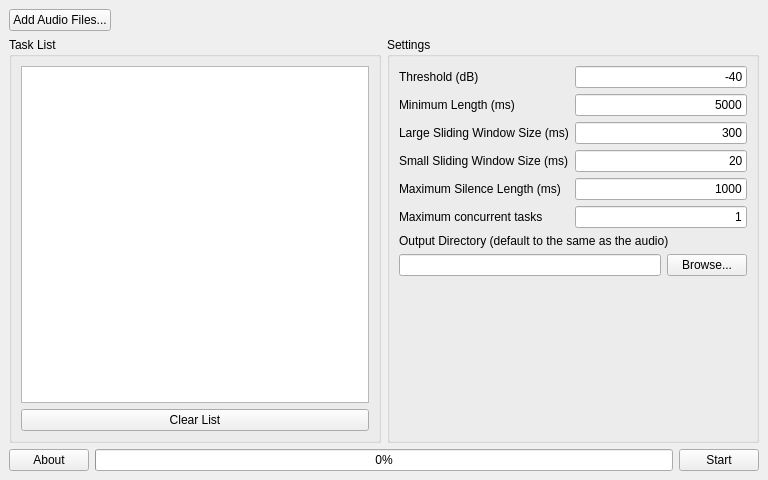
<?xml version="1.0" encoding="UTF-8"?>
<ui version="4.0">
 <class>MainWindow</class>
 <widget class="QMainWindow" name="MainWindow">
  <property name="geometry">
   <rect>
    <x>0</x>
    <y>0</y>
    <width>768</width>
    <height>480</height>
   </rect>
  </property>
  <property name="font">
   <font>
    <family>Microsoft YaHei UI</family>
   </font>
  </property>
  <property name="windowTitle">
   <string>MainWindow</string>
  </property>
  <widget class="QWidget" name="centralwidget">
   <layout class="QVBoxLayout" name="verticalLayout">
    <item>
     <layout class="QHBoxLayout" name="horizontalLayout_2">
      <item>
       <widget class="QPushButton" name="pushButtonAddFiles">
        <property name="enabled">
         <bool>true</bool>
        </property>
        <property name="sizePolicy">
         <sizepolicy hsizetype="Fixed" vsizetype="Fixed">
          <horstretch>0</horstretch>
          <verstretch>0</verstretch>
         </sizepolicy>
        </property>
        <property name="text">
         <string>Add Audio Files...</string>
        </property>
       </widget>
      </item>
      <item>
       <spacer name="horizontalSpacer">
        <property name="orientation">
         <enum>Qt::Horizontal</enum>
        </property>
        <property name="sizeHint" stdset="0">
         <size>
          <width>40</width>
          <height>20</height>
         </size>
        </property>
       </spacer>
      </item>
     </layout>
    </item>
    <item>
     <layout class="QHBoxLayout" name="horizontalLayout">
      <item>
       <widget class="QGroupBox" name="groupBox">
        <property name="sizePolicy">
         <sizepolicy hsizetype="Preferred" vsizetype="Minimum">
          <horstretch>0</horstretch>
          <verstretch>0</verstretch>
         </sizepolicy>
        </property>
        <property name="title">
         <string>Task List</string>
        </property>
        <layout class="QVBoxLayout" name="verticalLayout_2">
         <item>
          <widget class="QListWidget" name="listWidgetTaskList">
           <property name="frameShadow">
            <enum>QFrame::Plain</enum>
           </property>
          </widget>
         </item>
         <item>
          <widget class="QPushButton" name="pushButtonClearList">
           <property name="text">
            <string>Clear List</string>
           </property>
          </widget>
         </item>
        </layout>
       </widget>
      </item>
      <item>
       <widget class="QGroupBox" name="groupBox_2">
        <property name="sizePolicy">
         <sizepolicy hsizetype="Preferred" vsizetype="Minimum">
          <horstretch>0</horstretch>
          <verstretch>0</verstretch>
         </sizepolicy>
        </property>
        <property name="title">
         <string>Settings</string>
        </property>
        <layout class="QVBoxLayout" name="verticalLayout_3">
         <item>
          <layout class="QFormLayout" name="formLayout">
           <item row="0" column="0">
            <widget class="QLabel" name="label_2">
             <property name="text">
              <string>Threshold (dB)</string>
             </property>
            </widget>
           </item>
           <item row="0" column="1">
            <widget class="QLineEdit" name="lineEditThreshold">
             <property name="text">
              <string>-40</string>
             </property>
             <property name="alignment">
              <set>Qt::AlignRight|Qt::AlignTrailing|Qt::AlignVCenter</set>
             </property>
            </widget>
           </item>
           <item row="1" column="0">
            <widget class="QLabel" name="label_3">
             <property name="text">
              <string>Minimum Length (ms)</string>
             </property>
            </widget>
           </item>
           <item row="1" column="1">
            <widget class="QLineEdit" name="lineEditMinLen">
             <property name="text">
              <string>5000</string>
             </property>
             <property name="alignment">
              <set>Qt::AlignRight|Qt::AlignTrailing|Qt::AlignVCenter</set>
             </property>
            </widget>
           </item>
           <item row="2" column="0">
            <widget class="QLabel" name="label_4">
             <property name="text">
              <string>Large Sliding Window Size (ms)</string>
             </property>
            </widget>
           </item>
           <item row="2" column="1">
            <widget class="QLineEdit" name="lineEditWinLarge">
             <property name="text">
              <string>300</string>
             </property>
             <property name="alignment">
              <set>Qt::AlignRight|Qt::AlignTrailing|Qt::AlignVCenter</set>
             </property>
            </widget>
           </item>
           <item row="3" column="0">
            <widget class="QLabel" name="label_5">
             <property name="text">
              <string>Small Sliding Window Size (ms)</string>
             </property>
            </widget>
           </item>
           <item row="3" column="1">
            <widget class="QLineEdit" name="lineEditWinSmall">
             <property name="text">
              <string>20</string>
             </property>
             <property name="alignment">
              <set>Qt::AlignRight|Qt::AlignTrailing|Qt::AlignVCenter</set>
             </property>
            </widget>
           </item>
           <item row="4" column="0">
            <widget class="QLabel" name="label_6">
             <property name="text">
              <string>Maximum Silence Length (ms)</string>
             </property>
            </widget>
           </item>
           <item row="4" column="1">
            <widget class="QLineEdit" name="lineEditMaxSilence">
             <property name="text">
              <string>1000</string>
             </property>
             <property name="alignment">
              <set>Qt::AlignRight|Qt::AlignTrailing|Qt::AlignVCenter</set>
             </property>
            </widget>
           </item>
           <item row="5" column="0">
            <widget class="QLabel" name="label_8">
             <property name="text">
              <string>Maximum concurrent tasks</string>
             </property>
            </widget>
           </item>
           <item row="5" column="1">
            <widget class="QLineEdit" name="lineEditThreads">
             <property name="text">
              <string>1</string>
             </property>
             <property name="alignment">
              <set>Qt::AlignRight|Qt::AlignTrailing|Qt::AlignVCenter</set>
             </property>
            </widget>
           </item>
          </layout>
         </item>
         <item>
          <widget class="QLabel" name="label_7">
           <property name="text">
            <string>Output Directory (default to the same as the audio)</string>
           </property>
          </widget>
         </item>
         <item>
          <layout class="QHBoxLayout" name="horizontalLayout_4">
           <item>
            <widget class="QLineEdit" name="lineEditOutputDir">
             <property name="text">
              <string/>
             </property>
             <property name="alignment">
              <set>Qt::AlignLeading|Qt::AlignLeft|Qt::AlignVCenter</set>
             </property>
            </widget>
           </item>
           <item>
            <widget class="QPushButton" name="pushButtonBrowse">
             <property name="text">
              <string>Browse...</string>
             </property>
            </widget>
           </item>
          </layout>
         </item>
         <item>
          <spacer name="verticalSpacer">
           <property name="orientation">
            <enum>Qt::Vertical</enum>
           </property>
           <property name="sizeHint" stdset="0">
            <size>
             <width>20</width>
             <height>40</height>
            </size>
           </property>
          </spacer>
         </item>
        </layout>
       </widget>
      </item>
     </layout>
    </item>
    <item>
     <layout class="QHBoxLayout" name="horizontalLayout_3">
      <item>
       <widget class="QPushButton" name="pushButtonAbout">
        <property name="text">
         <string>About</string>
        </property>
       </widget>
      </item>
      <item>
       <widget class="QProgressBar" name="progressBar">
        <property name="value">
         <number>0</number>
        </property>
       </widget>
      </item>
      <item>
       <widget class="QPushButton" name="pushButtonStart">
        <property name="text">
         <string>Start</string>
        </property>
       </widget>
      </item>
     </layout>
    </item>
   </layout>
  </widget>
 </widget>
 <resources/>
 <connections/>
</ui>
